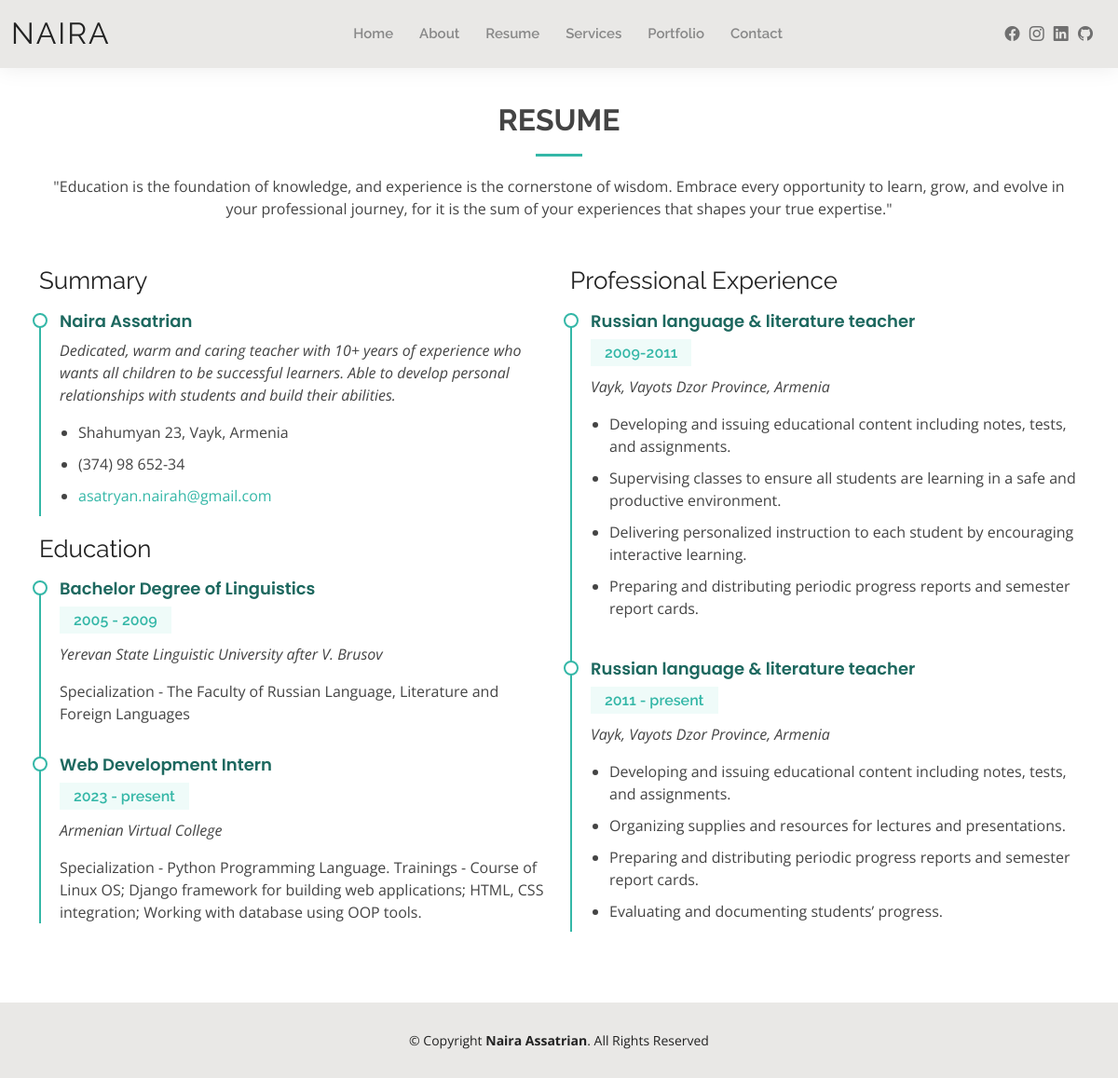
The page /resume/ on the database as committed earlier.
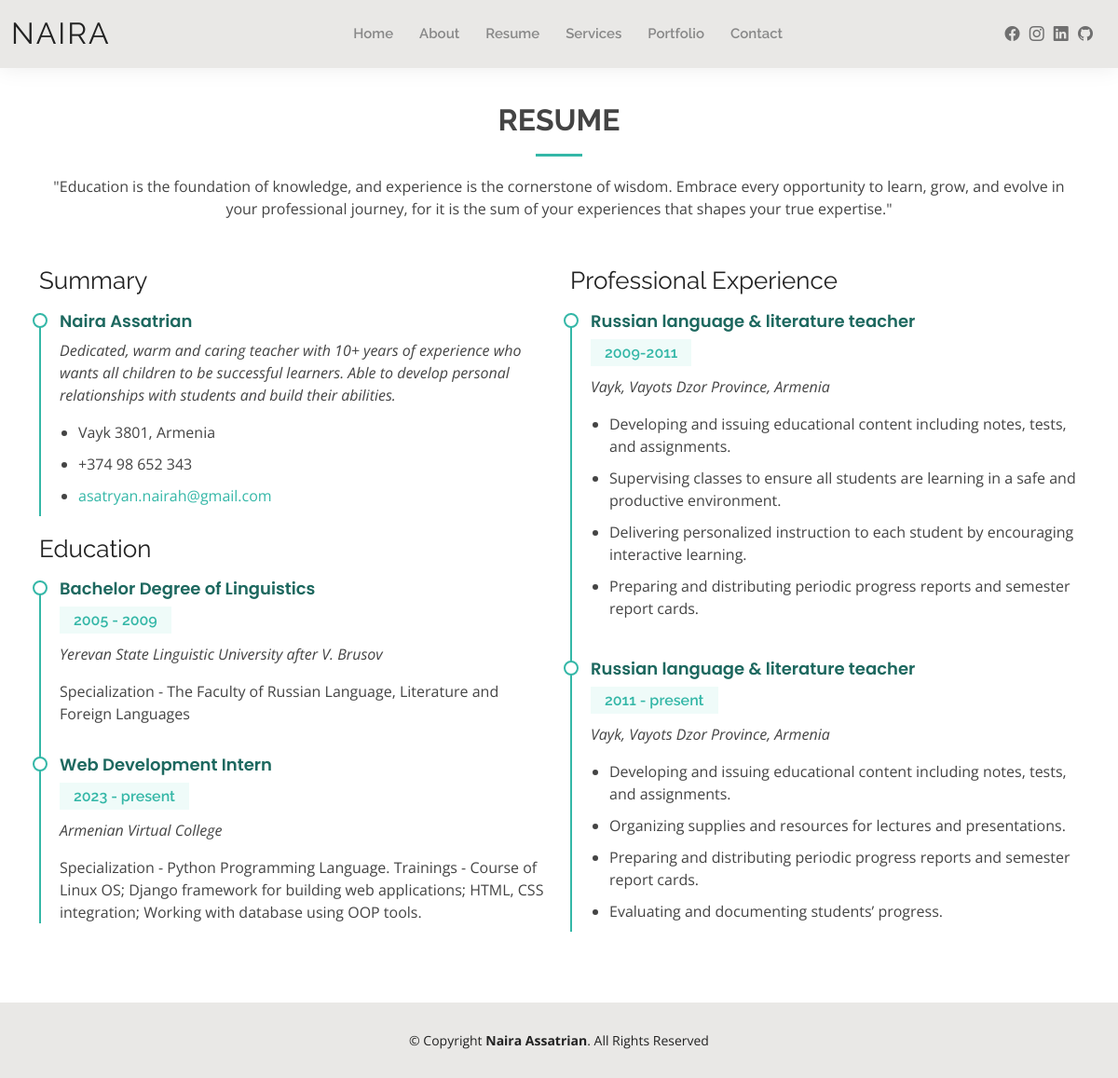
The same page on the database as committed later.
### resume/models.py (models this page shows)
class PersonalData(models.Model):
    first_name = models.TextField(max_length=20)
    last_name = models.TextField(max_length=30)
    who_i_am = models.TextField(max_length=50, blank=True, null=True)
    summary = models.TextField(max_length=500, blank=True, null=True)
    address = models.TextField(max_length=50, blank=True, null=True)
    tel = models.CharField(max_length=15, blank=True, null=True)
    email = models.EmailField(blank=True, null=True)
    bday = models.CharField(max_length=50, blank=True, null=True)
    website = models.CharField(max_length=50, blank=True, null=True)
    quote = models.TextField(max_length=500, blank=True, null=True)
    quote01 = models.TextField(max_length=500, blank=True, null=True)
    quote02 = models.TextField(max_length=500, blank=True, null=True)
    quote03 = models.TextField(max_length=500, blank=True, null=True)
    quote04 = models.TextField(max_length=500, blank=True, null=True)
    quote05 = models.TextField(max_length=500, blank=True, null=True)
    quote06 = models.TextField(max_length=500, blank=True, null=True)
    user = models.ForeignKey(User, on_delete = models.CASCADE)

class Education(models.Model):
    university_name = models.TextField()
    start_date = models.PositiveIntegerField()
    end_date = models.PositiveIntegerField(blank=True, null=True)
    is_current = models.BooleanField(blank=True, null=True)
    grade = models.TextField(max_length=30, blank=True, null=True)
    specialization = models.CharField(max_length=200, blank=True, null=True)
    created_on = models.DateTimeField(auto_now=True)

class Experience(models.Model):
    job_position = models.TextField()
    start_date = models.PositiveIntegerField()
    end_date = models.PositiveIntegerField(blank=True, null=True)
    is_current = models.BooleanField()
    address = models.TextField()
    job_description = models.TextField()
    company_name = models.TextField()

### resume/views.py (the view)
# urls.py: path("", include("resume.urls")),
def resume(request):
    experiences = Experience.objects.all()
    educations = Education.objects.all()
    personal_data = PersonalData.objects.first()
    data3 = {
        "experiences": experiences,
        "educations": educations,
        "personal_data": personal_data
    }
    return render(request, "resume.html", context=data3)

### resume/templates/resume.html
{% extends "base.html" %} {% load static %} {% block bodycontent %}
  <main id="main">
    <section id="resume" class="resume">
      <div class="container" data-aos="fade-up">
        <div class="section-title">
          <h2>Resume</h2>
          <p>{{personal_data.quote}}</p>
        </div>
        <div class="row">
          <div class="col-lg-6">
            <h3 class="resume-title">Summary</h3>
            <div class="resume-item pb-0">
              <h4>{{personal_data.first_name}} {{personal_data.last_name}}</h4>
              <p><em>{{personal_data.summary}}</em></p>
              <p>
              <ul>
                <li>{{personal_data.address}}</li>
                <li>{{personal_data.tel}}</li>
                <li><a href = "mailto: abc@example.com" target="_blank">{{personal_data.email}}</a></li>
              </ul>
              </p>
            </div>
            <h3 class="resume-title">Education</h3>
            <div class="resume-item">
              <h4>{{educations.0.grade}}</h4>
              <h5>{{educations.0.start_date}} - {{educations.0.end_date}}</h5>
              <p><em>{{educations.0.university_name}}</em></p>
              <p>{{educations.0.specialization}}</p>
            </div>
            <div class="resume-item">
              <h4>{{educations.1.grade}}</h4>
              <h5>{{educations.1.start_date}} - {% if educations.1.is_current %} present {% else %} {{educations.1.end_date}} {% endif %}</h5>
              <p><em>{{educations.1.university_name}}</em></p>
              <p>{{educations.1.specialization}}</p>
            </div>
          </div>
          <div class="col-lg-6">
            <h3 class="resume-title">Professional Experience</h3>
            <div class="resume-item">
                <h4>{{experiences.0.job_position}}</h4>
                <h5>{{experiences.0.start_date}}-{{experiences.0.end_date}}</h5>
                <p><em>{{experiences.0.address}} </em></p>
              <p>
                <ul>
                  <li>Developing and issuing educational content including notes, tests, and assignments.</li>
                  <li>Supervising classes to ensure all students are learning in a safe and productive environment.</li>
                  <li>Delivering personalized instruction to each student by encouraging interactive learning.</li>
                  <li>Preparing and distributing periodic progress reports and semester report cards.</li>
                </ul>
              </p>
            </div>
            <div class="resume-item">
              <h4>{{experiences.1.job_position}}</h4>
              <h5>{{experiences.1.start_date}} - {% if experiences.1.is_current %} present {% else %} {{experiences.1.end_date}} {% endif %}</h5>
              <p><em>{{experiences.1.address}}</em></p>
              <p>
              <ul>
                <li>Developing and issuing educational content including notes, tests, and assignments.</li>
                <li>Organizing supplies and resources for lectures and presentations.</li>
                <li>Preparing and distributing periodic progress reports and semester report cards.</li>
                <li>Evaluating and documenting students’ progress.</li>
              </ul>
              </p>
            </div>
          </div>
        </div>
      </div>
    </section>
  </main>
{% endblock %}

### resume/templates/base.html (shortened to what this page needs)
{% load static %}
<!DOCTYPE html>
<html lang="en">
<head>
  <link href="{% static 'assets/vendor/aos/aos.css' %}" rel="stylesheet">
  <link href="{% static 'assets/vendor/bootstrap/css/bootstrap.min.css' %}" rel="stylesheet">
  <link href="{% static 'assets/vendor/bootstrap-icons/bootstrap-icons.css' %}" rel="stylesheet">
  <link href="{% static 'assets/vendor/boxicons/css/boxicons.min.css' %}" rel="stylesheet">
  <link href="{% static 'assets/vendor/glightbox/css/glightbox.min.css' %}" rel="stylesheet">
  <link href="{% static 'assets/vendor/swiper/swiper-bundle.min.css' %}" rel="stylesheet">
  <link href="{% static 'assets/css/style.css' %}" rel="stylesheet">
</head>
  <body>
    <header id="header" class="fixed-top">
      <div class="container-fluid d-flex justify-content-between align-items-center">
        <h1 class="logo me-auto me-lg-0"><a href="/">Naira</a></h1>
        <nav id="navbar" class="navbar order-last order-lg-0">
          <ul>
            <li {% if active == "/" %} class="active" {%endif%}><a href="/">Home</a></li>
            <li {% if active == "/about" %} class="active" {%endif%}> <a href="/about">About</a></li>
            <li {% if active == "/resume" %} class="active" {%endif%}><a href="/resume">Resume</a></li>
            <li {% if active == "/services" %} class="active" {%endif%}><a href="/services">Services</a></li>
            <li {% if active == "/portfolio" %} class="active" {%endif%}><a href="/portfolio">Portfolio</a></li>
            <li {% if active == "/contact" %} class="active" {%endif%}><a href="/contact">Contact</a></li>
          </ul>
        </nav>
        <div class="header-social-links">
          <a href="https://www.facebook.com/nara.asatrian.5" class="facebook" target=”_blank”><i class="bi bi-facebook"></i></a>
          <a href="https://www.instagram.com/asana8834" class="instagram" target=”_blank”><i class="bi bi-instagram"></i></a>
          <a href="https://www.linkedin.com/in/naira-assatrian-ba541b265" class="linkedin" target=”_blank”><i class="bi bi-linkedin"></i></i></a>
          <a href="https://github.com/nairaasa" class="github" target=”_blank”><i class="bi bi-github"></i></a>
        </div>
      </div>
    </header>
    {% block bodycontent %} {% endblock %}
    <footer id="footer">
      <div class="container">
        <div class="copyright">
          &copy; Copyright <strong><span>Naira Assatrian</span></strong>. All Rights Reserved
        </div>
      </div>
    </footer>
  </body>
</html>

### resume/static/assets/css/style.css (style rules this page uses)
body { font-family: "Open Sans", sans-serif; color: #444444; }
a { color: #34b7a7; text-decoration: none; }
h1, h2, h3, h4, h5, h6 { font-family: "Raleway", sans-serif; }
#main { margin-top: 50px; }
#header { background: #e9e8e6; box-shadow: 0px 0px 25px 0 rgba(0, 0, 0, 0.08); z-index: 997; padding: 15px 0; }
#header .logo { font-size: 32px; margin: 0; padding: 0; line-height: 1; font-weight: 400; letter-spacing: 2px; text-transform: uppercase; }
#header .logo a { color: #222222; }
.header-social-links { padding-right: 15px; }
.header-social-links a { color: #6f6f6f; padding-left: 6px; display: inline-block; line-height: 0px; transition: 0.3s; font-size: 16px; }
.navbar { padding: 0; }
.navbar ul { margin: 0; padding: 0; display: flex; list-style: none; align-items: center; }
.navbar li { position: relative; padding: 10px 0 10px 28px; }
.navbar a, .navbar a:focus { display: flex; align-items: center; justify-content: space-between; font-family: "Raleway", sans-serif; font-size: 15px; font-weight: 600; color: #888888; white-space: nowrap; transition: 0.3s; position: relative; }
.navbar>ul>li>a:before { content: ""; position: absolute; width: 0; height: 2px; bottom: -5px; left: 0; background-color: #34b7a7; visibility: hidden; width: 0px; transition: all 0.3s ease-in-out 0s; }
section { padding: 60px 0; }
.section-title { text-align: center; padding-bottom: 30px; }
.section-title h2 { font-size: 32px; font-weight: bold; text-transform: uppercase; margin-bottom: 20px; padding-bottom: 20px; position: relative; }
.section-title h2::after { content: ""; position: absolute; display: block; width: 50px; height: 3px; background: #34b7a7; bottom: 0; left: calc(50% - 25px); }
.section-title p { margin-bottom: 0; }
.resume .resume-title { font-size: 26px; font-weight: 400; margin-top: 20px; margin-bottom: 20px; color: #222222; }
.resume .resume-item { padding: 0 0 20px 20px; margin-top: -2px; border-left: 2px solid #34b7a7; position: relative; }
.resume .resume-item h4 { line-height: 18px; font-size: 18px; font-weight: 600; font-family: "Poppins", sans-serif; color: #1d685f; margin-bottom: 10px; }
.resume .resume-item h5 { font-size: 16px; background: #effbf9; padding: 5px 15px; display: inline-block; font-weight: 600; margin-bottom: 10px; color: #34b7a7; }
.resume .resume-item ul { padding-left: 20px; }
.resume .resume-item ul li { padding-bottom: 10px; }
.resume .resume-item:last-child { padding-bottom: 0; }
.resume .resume-item::before { content: ""; position: absolute; width: 16px; height: 16px; border-radius: 50px; left: -9px; top: 0; background: #fff; border: 2px solid #34b7a7; }
#footer { background: #e9e8e6; padding: 30px 0; color: #222222; font-size: 14px; text-align: center; }

Rows that differ between the two databases and show on the page:
changed PersonalData "Naira": address "Shahumyan 23, Vayk, Armenia" → "Vayk 3801, Armenia"; tel "(374) 98 652-34" → "+374 98 652 343"
